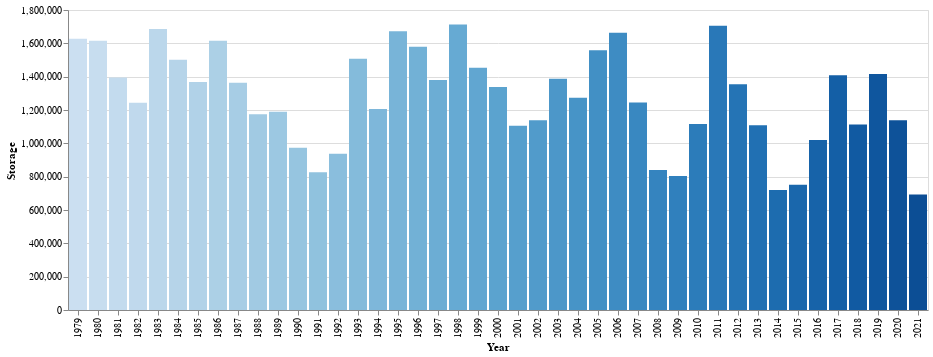

This figure's notebook cell:
### Code cell
brush = alt.selection_multi(encodings = ['x'], fields = ['Year'])
color = alt.condition(brush,
                      alt.Color('Year:O', legend = None),
                      alt.value('lightgray'))
time_selection = alt.Chart(Overall_Average_Monthly_Storage).mark_bar().encode(
    x = "Year:O",
    y = "Storage",
    color = color
).add_selection(
    brush
)
time_selection

### Figure 1 — Vega-Lite specification as saved in the notebook (floating-point values rounded to 4 significant figures)
{"config": {"view": {"continuousWidth": 400, "continuousHeight": 300}}, "data": {"name": "data-16cafc91d62dc728c01a0cefa92ef1d2"}, "mark": "bar", "encoding": {"color": {"condition": {"type": "ordinal", "field": "Year", "legend": null, "selection": "selector001"}, "value": "lightgray"}, "x": {"type": "ordinal", "field": "Year"}, "y": {"type": "quantitative", "field": "Storage"}}, "selection": {"selector001": {"type": "multi", "encodings": ["x"], "fields": ["Year"]}}, "$schema": "https://vega.github.io/schema/vega-lite/v4.8.1.json", "datasets": {"data-16cafc91d62dc728c01a0cefa92ef1d2": [{"Year": 1979, "Month": 6.5, "Percent Filled": 84.38, "Storage": 1627000.0}, {"Year": 1980, "Month": 6.5, "Percent Filled": 84.16, "Storage": 1616000.0}, {"Year": 1981, "Month": 6.5, "Percent Filled": 68.12, "Storage": 1395000.0}, {"Year": 1982, "Month": 6.5, "Percent Filled": 65.94, "Storage": 1243000.0}, {"Year": 1983, "Month": 6.5, "Percent Filled": 87.88, "Storage": 1686000.0}, {"Year": 1984, "Month": 6.5, "Percent Filled": 68.37, "Storage": 1502000.0}, {"Year": 1985, "Month": 6.5, "Percent Filled": 69.41, "Storage": 1368000.0}, {"Year": 1986, "Month": 6.5, "Percent Filled": 83.94, "Storage": 1616000.0}, {"Year": 1987, "Month": 6.5, "Percent Filled": 73.45, "Storage": 1364000.0}, {"Year": 1988, "Month": 6.5, "Percent Filled": 64.85, "Storage": 1174000.0}, {"Year": 1989, "Month": 6.5, "Percent Filled": 62.75, "Storage": 1190000.0}, {"Year": 1990, "Month": 6.5, "Percent Filled": 60.71, "Storage": 973800.0}, {"Year": 1991, "Month": 6.5, "Percent Filled": 52.04, "Storage": 826100.0}, {"Year": 1992, "Month": 6.5, "Percent Filled": 59.98, "Storage": 937700.0}, {"Year": 1993, "Month": 6.5, "Percent Filled": 78.45, "Storage": 1508000.0}, {"Year": 1994, "Month": 6.5, "Percent Filled": 65.78, "Storage": 1206000.0}, {"Year": 1995, "Month": 6.5, "Percent Filled": 85.02, "Storage": 1673000.0}, {"Year": 1996, "Month": 6.5, "Percent Filled": 82.29, "Storage": 1580000.0}, {"Year": 1997, "Month": 6.5, "Percent Filled": 73.75, "Storage": 1381000.0}, {"Year": 1998, "Month": 6.5, "Percent Filled": 90.04, "Storage": 1714000.0}, {"Year": 1999, "Month": 6.5, "Percent Filled": 75.91, "Storage": 1454000.0}, {"Year": 2000, "Month": 6.5, "Percent Filled": 74.48, "Storage": 1338000.0}, {"Year": 2001, "Month": 6.5, "Percent Filled": 66.52, "Storage": 1105000.0}, {"Year": 2002, "Month": 6.5, "Percent Filled": 67.64, "Storage": 1138000.0}, {"Year": 2003, "Month": 6.5, "Percent Filled": 75.72, "Storage": 1387000.0}, {"Year": 2004, "Month": 6.5, "Percent Filled": 71.43, "Storage": 1273000.0}, {"Year": 2005, "Month": 6.5, "Percent Filled": 83.98, "Storage": 1558000.0}, {"Year": 2006, "Month": 6.5, "Percent Filled": 84.9, "Storage": 1664000.0}, {"Year": 2007, "Month": 6.5, "Percent Filled": 67.9, "Storage": 1245000.0}, {"Year": 2008, "Month": 6.5, "Percent Filled": 56.2, "Storage": 840100.0}, {"Year": 2009, "Month": 6.5, "Percent Filled": 49.83, "Storage": 804300.0}, {"Year": 2010, "Month": 6.5, "Percent Filled": 64.71, "Storage": 1117000.0}, {"Year": 2011, "Month": 6.5, "Percent Filled": 88.3, "Storage": 1705000.0}, {"Year": 2012, "Month": 6.5, "Percent Filled": 72.67, "Storage": 1355000.0}, {"Year": 2013, "Month": 6.5, "Percent Filled": 62.91, "Storage": 1108000.0}, {"Year": 2014, "Month": 6.5, "Percent Filled": 42.07, "Storage": 720400.0}, {"Year": 2015, "Month": 6.5, "Percent Filled": 37.15, "Storage": 751900.0}, {"Year": 2016, "Month": 6.5, "Percent Filled": 51.09, "Storage": 1020000.0}, {"Year": 2017, "Month": 6.5, "Percent Filled": 79.1, "Storage": 1408000.0}, {"Year": 2018, "Month": 6.5, "Percent Filled": 66.74, "Storage": 1113000.0}, {"Year": 2019, "Month": 6.5, "Percent Filled": 76.43, "Storage": 1417000.0}, {"Year": 2020, "Month": 6.5, "Percent Filled": 66.16, "Storage": 1139000.0}, {"Year": 2021, "Month": 5.5, "Percent Filled": 42.23, "Storage": 693700.0}]}}
